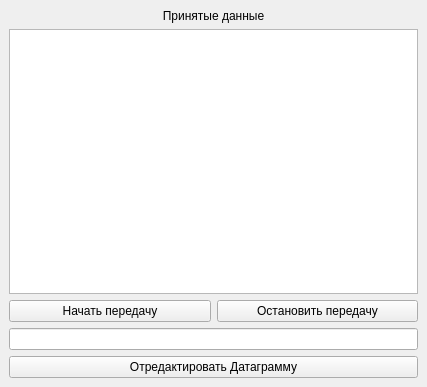
<?xml version="1.0" encoding="UTF-8"?>
<ui version="4.0">
 <class>MainWindow</class>
 <widget class="QMainWindow" name="MainWindow">
  <property name="geometry">
   <rect>
    <x>0</x>
    <y>0</y>
    <width>427</width>
    <height>387</height>
   </rect>
  </property>
  <property name="windowTitle">
   <string>MainWindow</string>
  </property>
  <widget class="QWidget" name="centralwidget">
   <layout class="QVBoxLayout" name="verticalLayout_4">
    <item>
     <widget class="QLabel" name="lb_receiveData">
      <property name="text">
       <string>Принятые данные</string>
      </property>
      <property name="alignment">
       <set>Qt::AlignCenter</set>
      </property>
     </widget>
    </item>
    <item>
     <layout class="QVBoxLayout" name="verticalLayout_3">
      <item>
       <layout class="QVBoxLayout" name="verticalLayout">
        <item>
         <widget class="QTextEdit" name="te_result">
          <property name="readOnly">
           <bool>true</bool>
          </property>
         </widget>
        </item>
        <item>
         <layout class="QHBoxLayout" name="horizontalLayout">
          <item>
           <widget class="QPushButton" name="pb_start">
            <property name="text">
             <string>Начать передачу</string>
            </property>
           </widget>
          </item>
          <item>
           <widget class="QPushButton" name="pb_stop">
            <property name="text">
             <string>Остановить передачу</string>
            </property>
           </widget>
          </item>
         </layout>
        </item>
       </layout>
      </item>
      <item>
       <layout class="QVBoxLayout" name="verticalLayout_2">
        <item>
         <widget class="QLineEdit" name="lE_text"/>
        </item>
        <item>
         <widget class="QPushButton" name="pb_start_2">
          <property name="text">
           <string>Отредактировать Датаграмму</string>
          </property>
         </widget>
        </item>
       </layout>
      </item>
     </layout>
    </item>
   </layout>
  </widget>
 </widget>
 <resources/>
 <connections/>
</ui>
